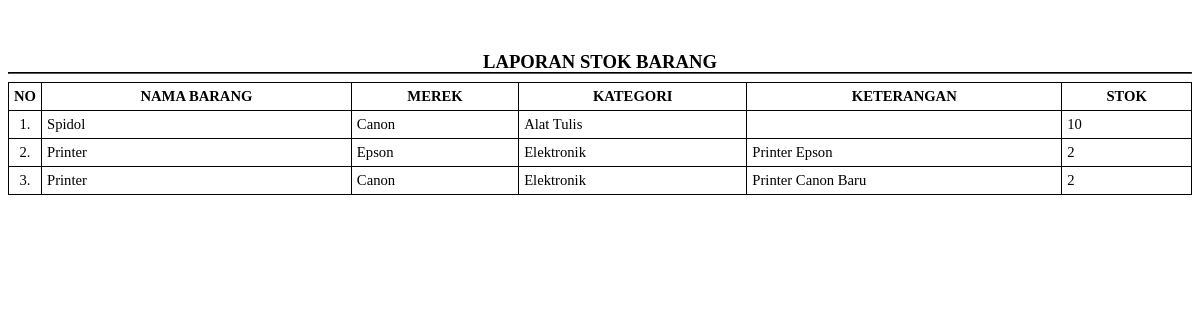
The page /process/lap_stok_barang.php on the database its author committed.
### tables this page shows
CREATE TABLE `barang` (
  `idbarang` int(11) NOT NULL,
  `merek_id` int(11) NOT NULL,
  `kategori_id` int(11) NOT NULL,
  `nama_barang` varchar(128) NOT NULL,
  `keterangan` varchar(256) NOT NULL,
  `stok` int(11) NOT NULL
);

CREATE TABLE `merek` (
  `idmerek` int(11) NOT NULL,
  `nama_merek` varchar(128) NOT NULL,
  `keterangan` varchar(256) NOT NULL
);

CREATE TABLE `kategori` (
  `idkategori` int(11) NOT NULL,
  `nama_kategori` varchar(128) NOT NULL,
  `keterangan` varchar(256) NOT NULL
);

### process/lap_stok_barang.php (the view, shortened to what this page needs)
<?php
include ('../config/function.php');
?>
<html>
<head>
</head>
<body>
    <?php
    $query = mysqli_query($con,"SELECT x.*,x1.nama_merek,x2.nama_kategori FROM barang x JOIN merek x1 ON x1.idmerek=x.merek_id JOIN kategori x2 ON x2.idkategori=x.kategori_id ORDER BY x.idbarang DESC")or die(mysqli_error($con));
    ?>
    <div style="page-break-after:always;text-align:center;margin-top:5%;">
        <div style="line-height:5px;">
            <h2>LAPORAN STOK BARANG</h2>
        </div>
        <hr style="border-color:black;">
        <table class="tab">
            <tr>
                <th width="20">NO</th>
                <th>NAMA BARANG</th>
                <th>MEREK</th>
                <th>KATEGORI</th>
                <th>KETERANGAN</th>
                <th>STOK</th>
            </tr>
            <?php $n=1; while($row = mysqli_fetch_array($query)): ?>
            <tr>
                <td align="center"><?= $n++.'.'; ?></td>
                <td><?= $row['nama_barang']; ?></td>
                <td><?= $row['nama_merek']; ?></td>
                <td><?= $row['nama_kategori']; ?></td>
                <td><?= $row['keterangan']; ?></td>
                <td><?= $row['stok']; ?></td>
            </tr>
            <?php endwhile; ?>
        </table>
    </div>
</body>
</html>

### process/lap_stok_barang.php (style rules this page uses)
h2 { padding: 0px; margin: 0px; font-size: 14pt; }
table { border-collapse: collapse; border: 1px solid #000; font-size: 11pt; }
th, td { border: 1px solid #000; padding: 5px; }
table.tab { table-layout: auto; width: 100%; }

### rows shown on the page
barang: nama_barang "Spidol", merek.nama_merek "Canon", kategori.nama_kategori "Alat Tulis", stok "10"
barang: nama_barang "Printer", merek.nama_merek "Epson", kategori.nama_kategori "Elektronik", keterangan "Printer Epson", stok "2"
barang: nama_barang "Printer", merek.nama_merek "Canon", kategori.nama_kategori "Elektronik", keterangan "Printer Canon Baru", stok "2"
